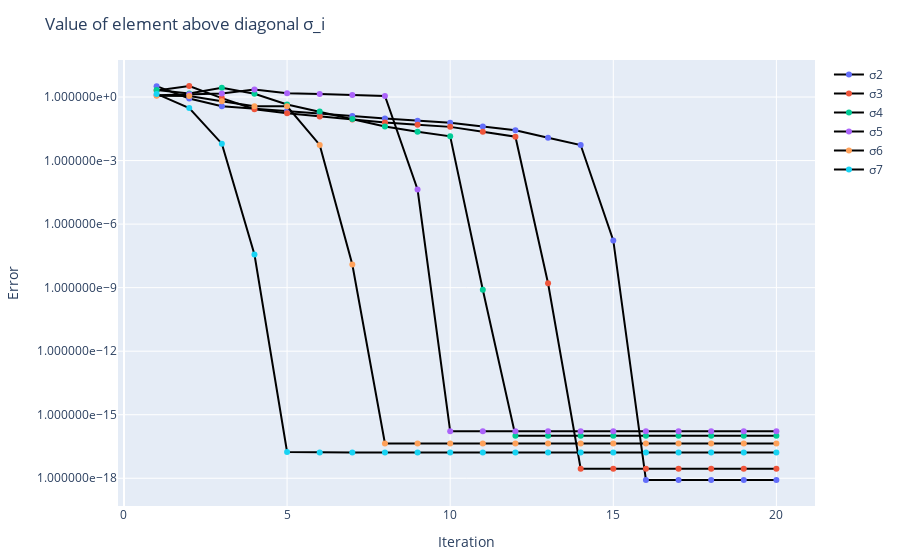

Here is the notebook cell this chart was saved with:
### Code cell
error_vectors = [
    abs.(results[1, 1, :]),
    abs.(results[1, 2, :]),
    abs.(results[1, 3, :]),
    abs.(results[1, 4, :]),
    abs.(results[1, 5, :]),
    abs.(results[1, 6, :])
]
labels = ["σ2", "σ3", "σ4", "σ5", "σ6", "σ7"]
plot_convergence_error(error_vectors, labels)

### Figure 1 — Plotly figure (JSON) as saved in the notebook; plotly's stock layout.template omitted (floating-point values rounded to 4 significant figures)
{"data": [{"line": {"shape": "linear"}, "marker": {"color": 1}, "mode": "lines+markers", "name": "σ2", "type": "scatter", "x": [1, 2, 3, 4, 5, 6, 7, 8, 9, 10, 11, 12, 13, 14, 15, 16, 17, 18, 19, 20], "y": [3.265, 0.8457, 0.3688, 0.2872, 0.2262, 0.1711, 0.1287, 0.09654, 0.0766, 0.06073, 0.04035, 0.02679, 0.01204, 0.00541, 1.695e-07, 8.323e-19, 8.323e-19, 8.323e-19, 8.323e-19, 8.323e-19]}, {"line": {"shape": "linear"}, "marker": {"color": 2}, "mode": "lines+markers", "name": "σ3", "type": "scatter", "x": [1, 2, 3, 4, 5, 6, 7, 8, 9, 10, 11, 12, 13, 14, 15, 16, 17, 18, 19, 20], "y": [2.046, 3.302, 0.8895, 0.2632, 0.1732, 0.1217, 0.08757, 0.06327, 0.04968, 0.03901, 0.02288, 0.01341, 1.605e-09, 2.851e-18, 2.851e-18, 2.851e-18, 2.851e-18, 2.851e-18, 2.851e-18, 2.851e-18]}, {"line": {"shape": "linear"}, "marker": {"color": 3}, "mode": "lines+markers", "name": "σ4", "type": "scatter", "x": [1, 2, 3, 4, 5, 6, 7, 8, 9, 10, 11, 12, 13, 14, 15, 16, 17, 18, 19, 20], "y": [2.148, 1.469, 2.773, 1.432, 0.4487, 0.2059, 0.09192, 0.04099, 0.02292, 0.01403, 7.928e-10, 1.021e-16, 1.021e-16, 1.021e-16, 1.021e-16, 1.021e-16, 1.021e-16, 1.021e-16, 1.021e-16, 1.021e-16]}, {"line": {"shape": "linear"}, "marker": {"color": 4}, "mode": "lines+markers", "name": "σ5", "type": "scatter", "x": [1, 2, 3, 4, 5, 6, 7, 8, 9, 10, 11, 12, 13, 14, 15, 16, 17, 18, 19, 20], "y": [1.212, 1.336, 1.465, 2.294, 1.512, 1.388, 1.256, 1.132, 4.289e-05, 1.666e-16, 1.666e-16, 1.666e-16, 1.666e-16, 1.666e-16, 1.666e-16, 1.666e-16, 1.666e-16, 1.666e-16, 1.666e-16, 1.666e-16]}, {"line": {"shape": "linear"}, "marker": {"color": 5}, "mode": "lines+markers", "name": "σ6", "type": "scatter", "x": [1, 2, 3, 4, 5, 6, 7, 8, 9, 10, 11, 12, 13, 14, 15, 16, 17, 18, 19, 20], "y": [1.161, 1.133, 0.635, 0.3715, 0.3627, 0.005468, 1.23e-08, 4.38e-17, 4.353e-17, 4.353e-17, 4.353e-17, 4.353e-17, 4.353e-17, 4.353e-17, 4.353e-17, 4.353e-17, 4.353e-17, 4.353e-17, 4.353e-17, 4.353e-17]}, {"line": {"shape": "linear"}, "marker": {"color": 6}, "mode": "lines+markers", "name": "σ7", "type": "scatter", "x": [1, 2, 3, 4, 5, 6, 7, 8, 9, 10, 11, 12, 13, 14, 15, 16, 17, 18, 19, 20], "y": [1.399, 0.301, 0.006298, 3.652e-08, 1.751e-17, 1.629e-17, 1.628e-17, 1.628e-17, 1.628e-17, 1.628e-17, 1.628e-17, 1.628e-17, 1.628e-17, 1.628e-17, 1.628e-17, 1.628e-17, 1.628e-17, 1.628e-17, 1.628e-17, 1.628e-17]}], "layout": {"margin": {"b": 50, "l": 50, "r": 50, "t": 60}, "showlegend": true, "title": "Value of element above diagonal σ_i", "xaxis": {"title": {"text": "Iteration"}}, "yaxis": {"tickformat": "e", "title": {"text": "Error"}, "type": "log"}}}
